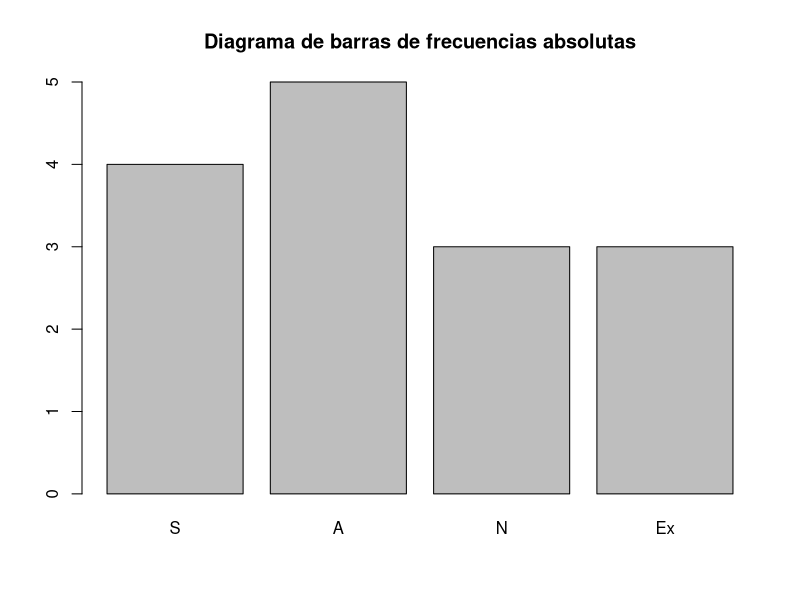
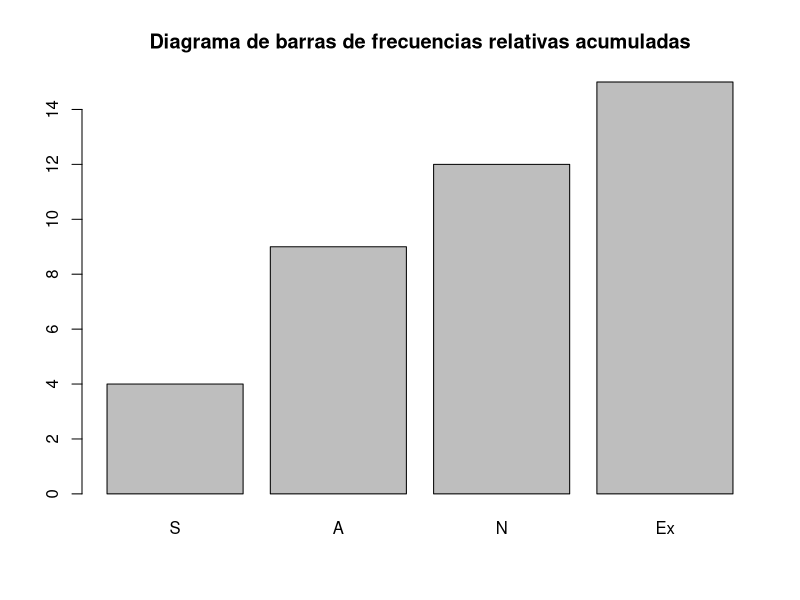
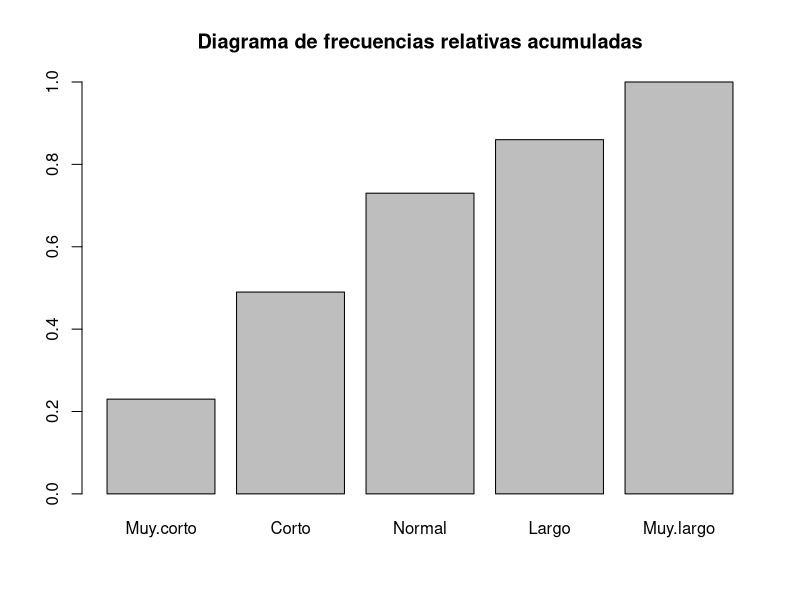
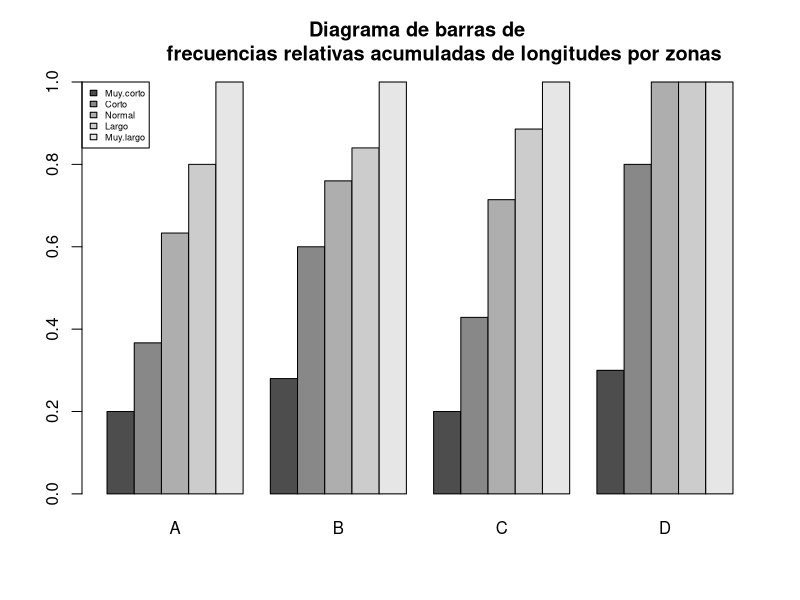

Reproduce these figures in R, in order. (Note: this script raises an error after producing the figures.)
## ---- chunk 1
knitr::opts_chunk$set(echo = TRUE, comment = NA)
## ---- chunk 2
notas = ordered(c("S","A", "N", "Ex", "S", "S", "Ex", "Ex", "N", "A", "A", "A",
                  "A", "N", "S"), levels = c("S", "A", "N", "Ex"))
table(notas)
## ---- chunk 3
set.seed(2018)
clientes = sample(1:5, 50, replace = TRUE)
clientes
set.seed(NULL)
## ---- chunk 4
absolut = table(clientes)
relative = prop.table(absolut)
acumul = cumsum(absolut)
rel.acumul = cumsum(relative)
absolut = (as.matrix(absolut))
relative = (as.matrix(relative))
acumul = (as.matrix(acumul))
rel.acumul = (as.matrix(rel.acumul))

clientela = data.frame(absolut,relative,acumul,rel.acumul)
colnames(clientela) = c("Absoluta", "Relativa", "Acumulada", "Rel. Acumulada")
clientela

## ---- chunk 5
notas
fAbs = table(notas) #Frec. abs.
cumsum(fAbs) #Frec. abs. acumuladas
## ---- chunk 6
cumsum(prop.table(fAbs)) #Frec. relativas acumuladas
barplot(fAbs, main = "Diagrama de barras de frecuencias absolutas")
## ---- chunk 7
barplot(cumsum(fAbs), main = "Diagrama de barras de frecuencias relativas acumuladas")
## ---- chunk 8
cumsum(table(notas))/length(notas)
cumsum(table(notas)/length(notas))
## ---- chunk 9
set.seed(2018)
longitud = sample(1:5,100, replace = TRUE)
longitud = ordered(longitud)
levels(longitud) = c("Muy.corto","Corto","Normal","Largo","Muy.largo")
## ---- chunk 10
longitud
set.seed(NULL)
## ---- chunk 11
Fr.Abs = table(longitud)
Fr.Abs
Fr.Rel = prop.table(Fr.Abs)
Fr.Rel
## ---- chunk 12
Fr.Acum = cumsum(Fr.Abs)
Fr.Acum
Fr.RAcum = cumsum(Fr.Rel)
Fr.RAcum
## ---- chunk 13
barplot(Fr.RAcum, main = "Diagrama de frecuencias relativas acumuladas")
## ---- chunk 14
zonas = rep(c("A","B","C","D"), c(30,25,35,10))
jirafas = data.frame(zonas,longitud)
str(jirafas)
head(jirafas)
## ---- chunk 15
apply(table(jirafas), MARGIN = 1, FUN = cumsum)
## ---- chunk 16
t(apply(table(jirafas), MARGIN = 1, FUN = cumsum))
## ---- chunk 17
t(apply(prop.table(table(jirafas), margin = 1), MARGIN = 1, FUN = cumsum))
## ---- chunk 18
Diagrama = apply(prop.table(table(jirafas), margin = 1), MARGIN = 1, FUN = cumsum)
barplot(Diagrama, beside = TRUE, legend = TRUE, main = "Diagrama de barras de 
        frecuencias relativas acumuladas de longitudes por zonas",
args.legend=list(x="topleft", cex=0.55))
## ---- chunk 19
crabs = read.table("../data/datacrab.txt", header = TRUE)
crabs = crabs[,-1] #Omitimos la primera columna
str(crabs)
## ---- chunk 20
table(crabs$width)
## ---- chunk 21
intervalos = cut(crabs$width, breaks = c(21,25,29,33,Inf), right = FALSE, 
                 labels = c("21-25", "25-29", "29-33", "33-..."))
## ---- chunk 22
crabs$width.rank = ordered(intervalos)
str(crabs)
## ---- chunk 23
Tabla = table(crabs[,c(1,6)])
Tabla
## ---- chunk 24
Fr.rel = round(prop.table(Tabla,margin = 1),3)
Fr.rel
## ---- chunk 25
Fr.rel.acu = round(apply(prop.table(Tabla, margin = 1), MARGIN = 1, FUN = cumsum), 3)
t(Fr.rel.acu)
## ---- chunk 26
azul = c("cyan", "cyan4", "cyan1", "cyan3", "cyan2")

barplot(t(Fr.rel), beside = TRUE, legend = TRUE, ylim = c(0,1), col = azul, 
        main = "Diagrama de barras de frecuencias relativas", 
        args.legend=list(x = "topright", cex=0.55))
## ---- chunk 27
barplot(Fr.rel.acu, beside = TRUE, legend = TRUE, col = azul, 
        main = "Diagrama de barras de frecuencias relativas acumuladas", 
        args.legend=list(x = "topleft", cex=0.55))
